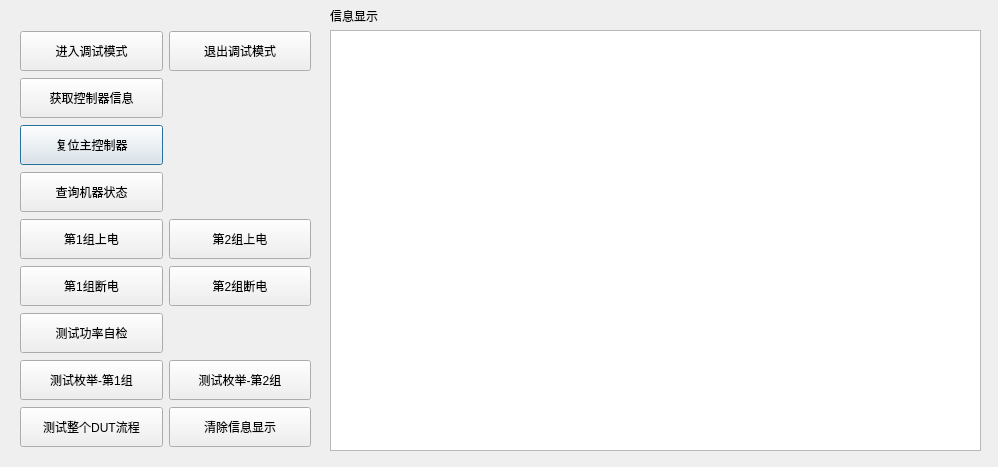
<?xml version="1.0" encoding="UTF-8"?>
<ui version="4.0">
 <class>FirewareDebug</class>
 <widget class="QDialog" name="FirewareDebug">
  <property name="geometry">
   <rect>
    <x>0</x>
    <y>0</y>
    <width>998</width>
    <height>467</height>
   </rect>
  </property>
  <property name="windowTitle">
   <string>Dialog</string>
  </property>
  <widget class="QTextBrowser" name="tb_InfoShow">
   <property name="geometry">
    <rect>
     <x>330</x>
     <y>30</y>
     <width>651</width>
     <height>421</height>
    </rect>
   </property>
   <property name="font">
    <font>
     <pointsize>9</pointsize>
    </font>
   </property>
  </widget>
  <widget class="QLabel" name="label">
   <property name="geometry">
    <rect>
     <x>330</x>
     <y>10</y>
     <width>54</width>
     <height>12</height>
    </rect>
   </property>
   <property name="font">
    <font>
     <pointsize>9</pointsize>
    </font>
   </property>
   <property name="text">
    <string>信息显示</string>
   </property>
  </widget>
  <widget class="QWidget" name="layoutWidget">
   <property name="geometry">
    <rect>
     <x>20</x>
     <y>30</y>
     <width>291</width>
     <height>421</height>
    </rect>
   </property>
   <property name="font">
    <font>
     <pointsize>9</pointsize>
    </font>
   </property>
   <layout class="QGridLayout" name="gridLayout">
    <item row="2" column="0">
     <widget class="QPushButton" name="pb_RestartFW">
      <property name="minimumSize">
       <size>
        <width>130</width>
        <height>40</height>
       </size>
      </property>
      <property name="font">
       <font>
        <pointsize>9</pointsize>
       </font>
      </property>
      <property name="text">
       <string>复位主控制器</string>
      </property>
     </widget>
    </item>
    <item row="0" column="0">
     <widget class="QPushButton" name="pb_EnterDebugModel">
      <property name="minimumSize">
       <size>
        <width>130</width>
        <height>40</height>
       </size>
      </property>
      <property name="font">
       <font>
        <pointsize>9</pointsize>
       </font>
      </property>
      <property name="text">
       <string>进入调试模式</string>
      </property>
     </widget>
    </item>
    <item row="3" column="0">
     <widget class="QPushButton" name="pb_InquireMachineState">
      <property name="minimumSize">
       <size>
        <width>130</width>
        <height>40</height>
       </size>
      </property>
      <property name="font">
       <font>
        <pointsize>9</pointsize>
       </font>
      </property>
      <property name="text">
       <string>查询机器状态</string>
      </property>
     </widget>
    </item>
    <item row="6" column="0">
     <widget class="QPushButton" name="pb_TestPowerSelf">
      <property name="minimumSize">
       <size>
        <width>130</width>
        <height>40</height>
       </size>
      </property>
      <property name="font">
       <font>
        <pointsize>9</pointsize>
       </font>
      </property>
      <property name="text">
       <string>测试功率自检</string>
      </property>
     </widget>
    </item>
    <item row="8" column="0">
     <widget class="QPushButton" name="pb_TestWholeDUT">
      <property name="minimumSize">
       <size>
        <width>130</width>
        <height>40</height>
       </size>
      </property>
      <property name="font">
       <font>
        <pointsize>9</pointsize>
       </font>
      </property>
      <property name="text">
       <string>测试整个DUT流程</string>
      </property>
     </widget>
    </item>
    <item row="8" column="1">
     <widget class="QPushButton" name="pb_ClearInfoShow">
      <property name="minimumSize">
       <size>
        <width>130</width>
        <height>40</height>
       </size>
      </property>
      <property name="font">
       <font>
        <pointsize>9</pointsize>
       </font>
      </property>
      <property name="text">
       <string>清除信息显示</string>
      </property>
     </widget>
    </item>
    <item row="0" column="1">
     <widget class="QPushButton" name="pb_ExitDebugModel">
      <property name="minimumSize">
       <size>
        <width>130</width>
        <height>40</height>
       </size>
      </property>
      <property name="font">
       <font>
        <pointsize>9</pointsize>
       </font>
      </property>
      <property name="text">
       <string>退出调试模式</string>
      </property>
     </widget>
    </item>
    <item row="4" column="1">
     <widget class="QPushButton" name="pb_PowerOn_2">
      <property name="minimumSize">
       <size>
        <width>130</width>
        <height>40</height>
       </size>
      </property>
      <property name="font">
       <font>
        <pointsize>9</pointsize>
       </font>
      </property>
      <property name="text">
       <string>第2组上电</string>
      </property>
     </widget>
    </item>
    <item row="7" column="0">
     <widget class="QPushButton" name="pb_TestEnum_1">
      <property name="minimumSize">
       <size>
        <width>130</width>
        <height>40</height>
       </size>
      </property>
      <property name="font">
       <font>
        <pointsize>9</pointsize>
       </font>
      </property>
      <property name="text">
       <string>测试枚举-第1组</string>
      </property>
     </widget>
    </item>
    <item row="4" column="0">
     <widget class="QPushButton" name="pb_PowerOn_1">
      <property name="minimumSize">
       <size>
        <width>130</width>
        <height>40</height>
       </size>
      </property>
      <property name="font">
       <font>
        <pointsize>9</pointsize>
       </font>
      </property>
      <property name="text">
       <string>第1组上电</string>
      </property>
     </widget>
    </item>
    <item row="1" column="0">
     <widget class="QPushButton" name="pb_GetFWInfo">
      <property name="minimumSize">
       <size>
        <width>130</width>
        <height>40</height>
       </size>
      </property>
      <property name="font">
       <font>
        <pointsize>9</pointsize>
       </font>
      </property>
      <property name="text">
       <string>获取控制器信息</string>
      </property>
     </widget>
    </item>
    <item row="5" column="0">
     <widget class="QPushButton" name="pb_PowerOff_1">
      <property name="minimumSize">
       <size>
        <width>130</width>
        <height>40</height>
       </size>
      </property>
      <property name="font">
       <font>
        <pointsize>9</pointsize>
       </font>
      </property>
      <property name="text">
       <string>第1组断电</string>
      </property>
     </widget>
    </item>
    <item row="5" column="1">
     <widget class="QPushButton" name="pb_PowerOff_2">
      <property name="minimumSize">
       <size>
        <width>130</width>
        <height>40</height>
       </size>
      </property>
      <property name="font">
       <font>
        <pointsize>9</pointsize>
       </font>
      </property>
      <property name="text">
       <string>第2组断电</string>
      </property>
     </widget>
    </item>
    <item row="7" column="1">
     <widget class="QPushButton" name="pb_TestEnum_2">
      <property name="minimumSize">
       <size>
        <width>130</width>
        <height>40</height>
       </size>
      </property>
      <property name="font">
       <font>
        <pointsize>9</pointsize>
       </font>
      </property>
      <property name="text">
       <string>测试枚举-第2组</string>
      </property>
     </widget>
    </item>
   </layout>
  </widget>
 </widget>
 <resources/>
 <connections/>
</ui>
